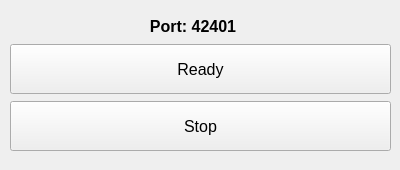
<?xml version="1.0" encoding="UTF-8"?>
<ui version="4.0">
 <class>HostMain</class>
 <widget class="QWidget" name="HostMain">
  <property name="geometry">
   <rect>
    <x>0</x>
    <y>0</y>
    <width>400</width>
    <height>170</height>
   </rect>
  </property>
  <property name="sizePolicy">
   <sizepolicy hsizetype="Fixed" vsizetype="Fixed">
    <horstretch>0</horstretch>
    <verstretch>0</verstretch>
   </sizepolicy>
  </property>
  <property name="minimumSize">
   <size>
    <width>400</width>
    <height>170</height>
   </size>
  </property>
  <property name="font">
   <font>
    <family>Arial</family>
    <pointsize>12</pointsize>
    <weight>50</weight>
    <italic>false</italic>
    <bold>false</bold>
   </font>
  </property>
  <property name="windowTitle">
   <string>IshtarSync</string>
  </property>
  <property name="styleSheet">
   <string notr="true">QWidget {
	font: 12pt &quot;Arial&quot;;
}
QLabel {
	font: bold 12pt &quot;Arial&quot;;
}</string>
  </property>
  <widget class="QWidget" name="verticalLayoutWidget_2">
   <property name="geometry">
    <rect>
     <x>10</x>
     <y>10</y>
     <width>381</width>
     <height>151</height>
    </rect>
   </property>
   <layout class="QVBoxLayout" name="host_main_layout">
    <property name="spacing">
     <number>0</number>
    </property>
    <item>
     <layout class="QHBoxLayout" name="port_layout">
      <property name="spacing">
       <number>10</number>
      </property>
      <property name="topMargin">
       <number>0</number>
      </property>
      <property name="rightMargin">
       <number>15</number>
      </property>
      <item>
       <widget class="QLabel" name="port">
        <property name="maximumSize">
         <size>
          <width>16777215</width>
          <height>20</height>
         </size>
        </property>
        <property name="font">
         <font>
          <family>Arial</family>
          <pointsize>12</pointsize>
          <weight>75</weight>
          <italic>false</italic>
          <bold>true</bold>
          <kerning>true</kerning>
         </font>
        </property>
        <property name="styleSheet">
         <string notr="true"/>
        </property>
        <property name="text">
         <string>&lt;html&gt;&lt;head/&gt;&lt;body&gt;&lt;p&gt;Port: 42401&lt;/p&gt;&lt;/body&gt;&lt;/html&gt;</string>
        </property>
        <property name="alignment">
         <set>Qt::AlignCenter</set>
        </property>
       </widget>
      </item>
     </layout>
    </item>
    <item>
     <widget class="QPushButton" name="ready">
      <property name="minimumSize">
       <size>
        <width>0</width>
        <height>50</height>
       </size>
      </property>
      <property name="font">
       <font>
        <family>Arial</family>
        <pointsize>12</pointsize>
        <weight>50</weight>
        <italic>false</italic>
        <bold>false</bold>
       </font>
      </property>
      <property name="text">
       <string>Ready</string>
      </property>
     </widget>
    </item>
    <item>
     <widget class="QPushButton" name="stop">
      <property name="minimumSize">
       <size>
        <width>0</width>
        <height>50</height>
       </size>
      </property>
      <property name="font">
       <font>
        <family>Arial</family>
        <pointsize>12</pointsize>
        <weight>50</weight>
        <italic>false</italic>
        <bold>false</bold>
       </font>
      </property>
      <property name="text">
       <string>Stop</string>
      </property>
     </widget>
    </item>
   </layout>
  </widget>
 </widget>
 <resources/>
 <connections/>
</ui>
